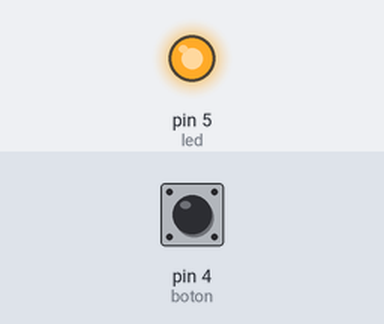
A sketch run on a simulated Arduino Uno, built with avr-gcc and run on an emulated ATmega328P. Shown: output pins drawn as LEDs (lit = HIGH). The inputs (shaded band) are chosen by the test bench; at power-on: pin 4 (boton) HIGH.

Above: at 1.2 s.
1.3 s: pin 4 (boton) pulled LOW for 0.15 s
At 2.2 s:
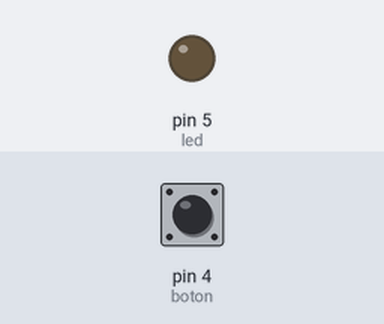
2.9 s: pin 4 (boton) pulled LOW for 1 s
At 4.7 s:
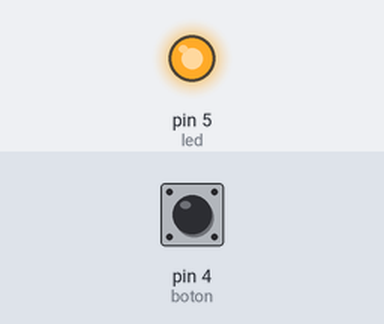
5.4 s: pin 4 (boton) pulled LOW for 3.2 s
At 9.5 s:
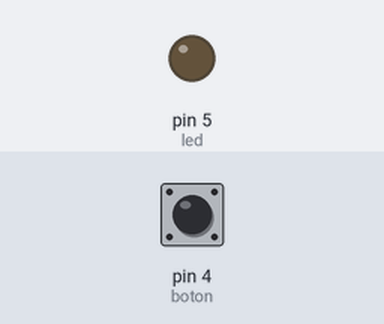
Timing chart, 0 to 11.0 s (numbered marks = the images above; inputs shaded):
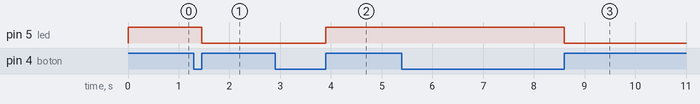

Measured:
- after the input at 1.3 s, pin 5 (led): HIGH → LOW after 0.15 s
- after the input at 2.9 s, pin 5 (led): LOW → HIGH after 1.0 s
- after the input at 5.4 s, pin 5 (led): HIGH → LOW after 3.2 s

The sketch:

LED-BOTON.ino
```cpp
bool ESTADO;

int led = 5;
int boton = 4;

void setup() {
  pinMode(led,OUTPUT);
  pinMode(boton,INPUT);
}

void loop() {


  while(digitalRead(boton) == LOW){

  }
  digitalWrite(led, !digitalRead(led));

  while(digitalRead(boton) == HIGH){

 }
}
```
